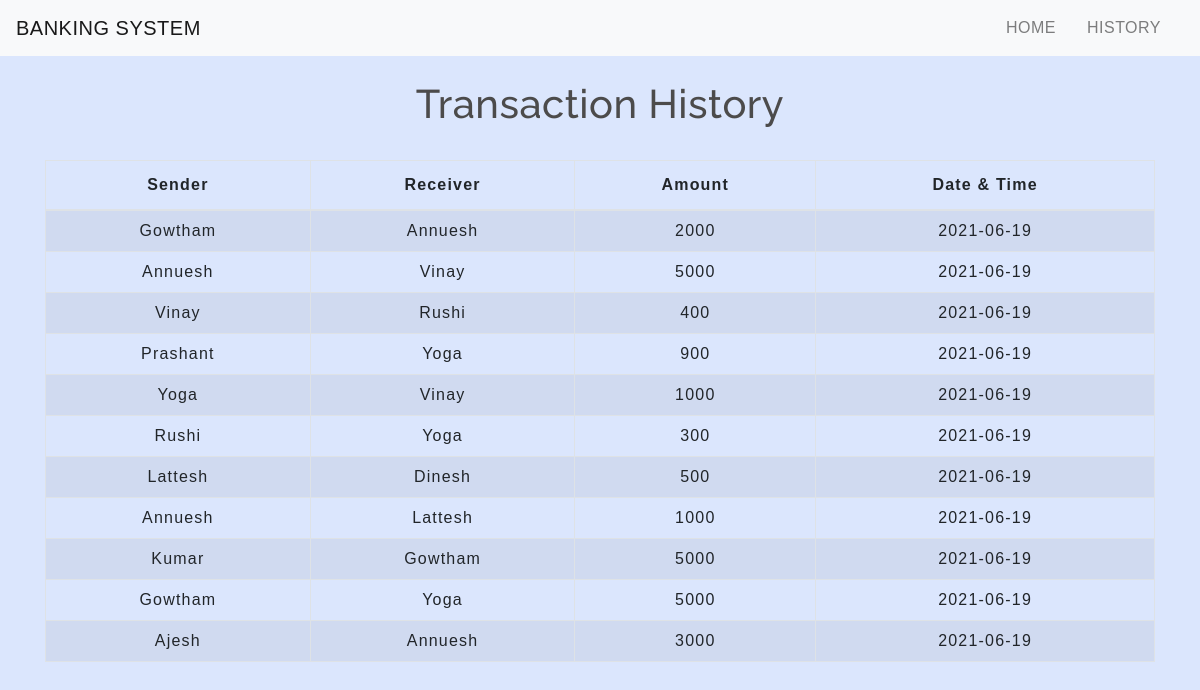
The page /transactionhistory.php on the database its author committed.
### tables this page shows
CREATE TABLE `transaction` (
  `sender` varchar(20) NOT NULL,
  `receiver` varchar(20) NOT NULL,
  `balance` int(10) NOT NULL,
  `datetime` date NOT NULL DEFAULT current_timestamp()
);

### transactionhistory.php (the view, shortened to what this page needs)
<!DOCTYPE html>
<html lang="en">
<head>
    <link rel="stylesheet" href="https://stackpath.bootstrapcdn.com/bootstrap/4.5.2/css/bootstrap.min.css">
    <link rel="stylesheet" type="text/css" href="css/table.css">
    <link rel="stylesheet" type="text/css" href="css/navbar.css">
</head>
<body>
<?php
  include 'navbar.php';
?>
	<div class="container">
        <h2 class="text-center pt-4">Transaction History</h2>
       <br>
       <div class="table-responsive-sm">
    <table class="table table-hover table-striped table-condensed table-bordered">
        <thead>
            <tr>
                <th class="text-center">Sender</th>
                <th class="text-center">Receiver</th>
                <th class="text-center">Amount</th>
                <th class="text-center">Date & Time</th>
            </tr>
        </thead>
        <tbody>
        <?php
            include 'config.php';
            $sql ="select * from transaction";
            $query =mysqli_query($conn, $sql);
            while($rows = mysqli_fetch_assoc($query))
            {
        ?>
            <tr>
            <td class="py-2"><?php echo $rows['sender']; ?></td>
            <td class="py-2"><?php echo $rows['receiver']; ?></td>
            <td class="py-2"><?php echo $rows['balance']; ?> </td>
            <td class="py-2"><?php echo $rows['datetime']; ?> </td>
        <?php
            }
        ?>
        </tbody>
    </table>
    </div>
</div>
</body>
</html>

### table.css (style rules this page uses)
* { padding: 0; margin: 0; box-sizing: border-box; font-family: sans-serif; }
h2 { font-size: 40px; }
table { letter-spacing: 1.2px; }
td { text-align: center; }

### navbar.css (style rules this page uses)
h2 { color: #4C4B4B; letter-spacing: 0.5px; font-family: raleway; }

### transactionhistory.php (style rules this page uses)
body { background-color: #DBE6FD; }

### rows shown on the page
transaction: sender "Gowtham", receiver "Annuesh", balance "2000", datetime "2021-06-19"
transaction: sender "Annuesh", receiver "Vinay", balance "5000", datetime "2021-06-19"
transaction: sender "Vinay", receiver "Rushi", balance "400", datetime "2021-06-19"
transaction: sender "Prashant", receiver "Yoga", balance "900", datetime "2021-06-19"
transaction: sender "Yoga", receiver "Vinay", balance "1000", datetime "2021-06-19"
transaction: sender "Rushi", receiver "Yoga", balance "300", datetime "2021-06-19"
transaction: sender "Lattesh", receiver "Dinesh", balance "500", datetime "2021-06-19"
transaction: sender "Annuesh", receiver "Lattesh", balance "1000", datetime "2021-06-19"
transaction: sender "Kumar", receiver "Gowtham", balance "5000", datetime "2021-06-19"
transaction: sender "Gowtham", receiver "Yoga", balance "5000", datetime "2021-06-19"
transaction: sender "Ajesh", receiver "Annuesh", balance "3000", datetime "2021-06-19"
